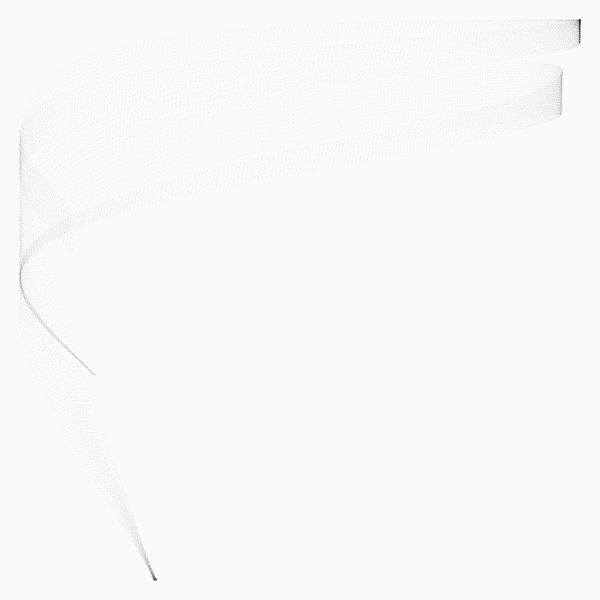
Frame 1 (no input)
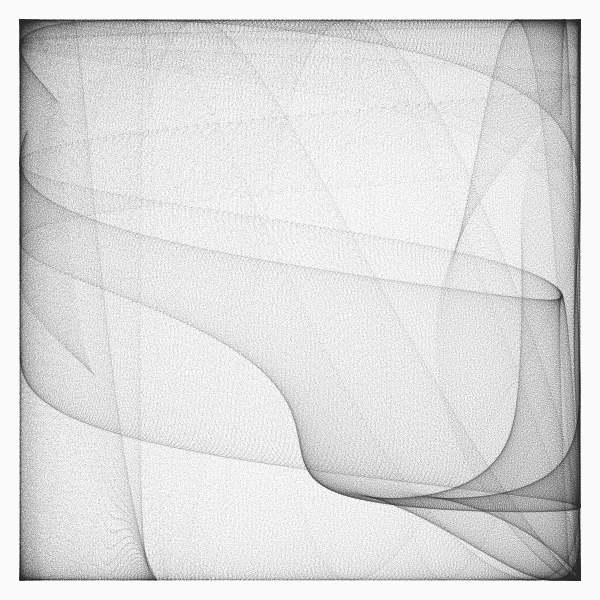
Frame 60 (the mouse pressed at the canvas centre just before this capture)
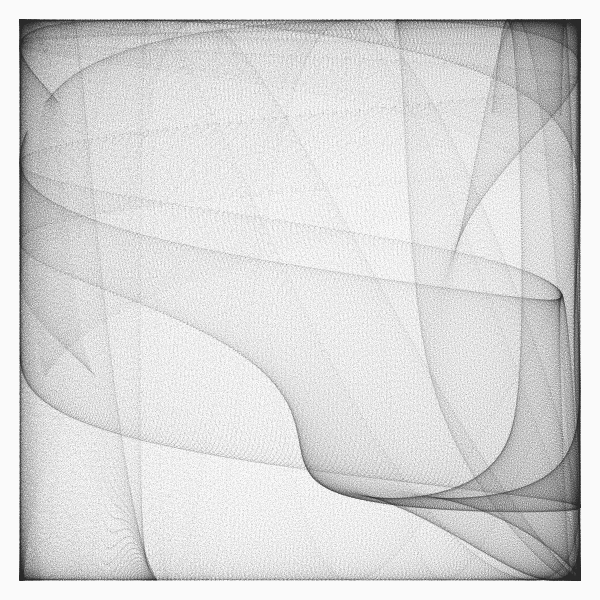
Frame 120 (the mouse held since frame 60 and released just before this capture)

The Processing sketch that drew these frames (run headless with seeded random() and noise(); from frame 60 on, the mouse is pressed at the canvas centre):

// Processing sketch: b
// ── b.pde
void setup() {
  size(600, 600);
  background(250);
  smooth(8);
  noFill();
  stroke(20, 15);
  strokeWeight(0.9);
 
  x1=y1=-3;
  x2=y2=3;
  y=y1;
  step=(x2-x1)/(2.321*width);
}
 
float x1, y1, x2, y2; // function domain
float step; // step within domain
float y;
 
boolean go = true;
void draw() {
  if (go) {
    for (int i=0; (i<20)&go; i++) { // draw 20 lines at once
      for (float x=x1; x<=x2; x+=step) {
        drawVariation(x, y);
      }
      y+=step;
      if (y>y2) {
        go = false;
        println("done");
      }
    }
  }
}
 
void drawVariation(float x, float y) {
  PVector v = new PVector(x,y);
  float amount = 1.0;
 
  //v = pdj(v,amount);
  //v= julia(hyperbolic(v,amount),amount);
  //for(int i=0;i<10;i++) v = hyperbolic(v,amount);
  //for(int i=0;i<3;i++)
  //v = subF(julia( mulF(addF(hyperbolic(v,0.5),julia(sech(v,1),0.5)),pdj(v,1)),2.5),d_pdj(v,1));
  
  amount = 2.0;
   v = addF(pdj(v,amount),mulF(hyperbolic(v,amount),sech(v,amount)));
   
   /*v.x = (v.x - x1) % (x2-x1);
if(v.x<0) v.x += (x2-x1);
v.y = (v.y - y1) % (y2-y1);
if(v.y<0) v.y += (y2-y1);
v.x += x1;
v.y += y1;*/

v = sinusoidal(v,(x2-x1)/2);
   
  
  float xx = map(v.x+0.003*randomGaussian(), x1, x2, 20, width-20);
  float yy = map(v.y+0.003*randomGaussian(), y1, y2, 20, height-20);
  point(xx, yy);
}

PVector addF(PVector v1, PVector v2) { return new PVector(v1.x+v2.x, v1.y+v2.y); }
PVector subF(PVector v1, PVector v2) { return new PVector(v1.x-v2.x, v1.y-v2.y); }
PVector mulF(PVector v1, PVector v2) { return new PVector(v1.x*v2.x, v1.y*v2.y); }
PVector divF(PVector v1, PVector v2) { return new PVector(v2.x==0?0:v1.x/v2.x, v2.y==0?0:v1.y/v2.y); }

PVector d_pdj(PVector v, float amount) {
  float h = 0.1; // step
  float sqrth = sqrt(h);
  PVector v1 = pdj(v, amount);
  PVector v2 = pdj(new PVector(v.x+h, v.y+h), amount);
  return new PVector( (v2.x-v1.x)/sqrth, (v2.y-v1.y)/sqrth );
}

PVector sinusoidal(PVector v, float amount) {
  return new PVector(amount * sin(v.x), amount * sin(v.y));
}

PVector hyperbolic(PVector v, float amount) {
  float r = v.mag() + 1.0e-10;
  float theta = atan2(v.x, v.y);
  float x = amount * sin(theta) / r;
  float y = amount * cos(theta) * r;
  return new PVector(x, y);
}

float pdj_a = 0.1;
float pdj_b = 1.9;
float pdj_c = -0.8;
float pdj_d = -1.2;
PVector pdj(PVector v, float amount) {
  return new PVector( amount * (sin(pdj_a * v.y) - cos(pdj_b * v.x)),
                      amount * (sin(pdj_c * v.x) - cos(pdj_d * v.y)));
}

PVector julia(PVector v, float amount) {
  float r = amount * sqrt(v.mag());
  float theta = 0.5 * atan2(v.x, v.y) + (int)(2.0 * random(0, 1)) * PI;
  float x = r * cos(theta);
  float y = r * sin(theta);
  return new PVector(x, y);
}

float cosh(float x) { return 0.5 * (exp(x) + exp(-x));}
float sinh(float x) { return 0.5 * (exp(x) - exp(-x));}
 
PVector sech(PVector p, float weight) {
  float d = cos(2.0*p.y) + cosh(2.0*p.x);
  if (d != 0)
    d = weight * 2.0 / d;
  return new PVector(d * cos(p.y) * cosh(p.x), -d * sin(p.y) * sinh(p.x));
}
